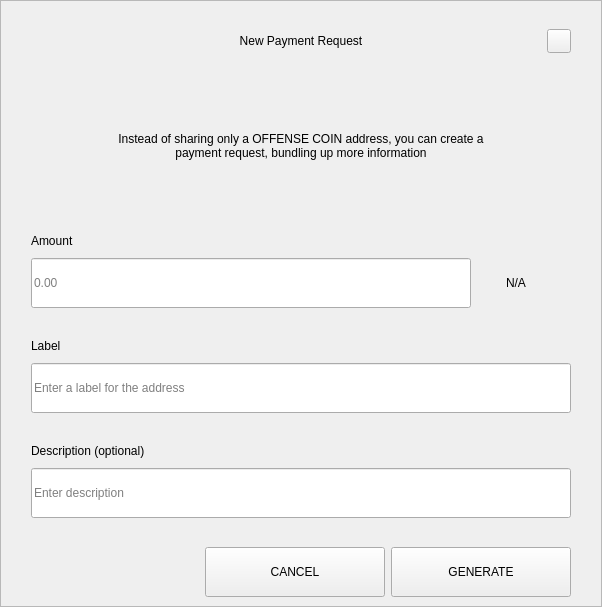
<?xml version="1.0" encoding="UTF-8"?>
<ui version="4.0">
 <class>RequestDialog</class>
 <widget class="QDialog" name="RequestDialog">
  <property name="geometry">
   <rect>
    <x>0</x>
    <y>0</y>
    <width>602</width>
    <height>607</height>
   </rect>
  </property>
  <property name="windowTitle">
   <string notr="true">N/A</string>
  </property>
  <layout class="QVBoxLayout" name="verticalLayout_5">
   <property name="spacing">
    <number>0</number>
   </property>
   <property name="leftMargin">
    <number>0</number>
   </property>
   <property name="topMargin">
    <number>0</number>
   </property>
   <property name="rightMargin">
    <number>0</number>
   </property>
   <property name="bottomMargin">
    <number>0</number>
   </property>
   <item>
    <widget class="QFrame" name="frame">
     <property name="styleSheet">
      <string notr="true"/>
     </property>
     <property name="frameShape">
      <enum>QFrame::StyledPanel</enum>
     </property>
     <property name="frameShadow">
      <enum>QFrame::Raised</enum>
     </property>
     <layout class="QVBoxLayout" name="verticalLayout_4" stretch="1,0,0">
      <property name="spacing">
       <number>0</number>
      </property>
      <property name="leftMargin">
       <number>30</number>
      </property>
      <property name="topMargin">
       <number>20</number>
      </property>
      <property name="rightMargin">
       <number>30</number>
      </property>
      <property name="bottomMargin">
       <number>0</number>
      </property>
      <item>
       <layout class="QHBoxLayout" name="horizontalLayout_3">
        <property name="spacing">
         <number>0</number>
        </property>
        <item>
         <spacer name="horizontalSpacer_21">
          <property name="orientation">
           <enum>Qt::Horizontal</enum>
          </property>
          <property name="sizeHint" stdset="0">
           <size>
            <width>40</width>
            <height>20</height>
           </size>
          </property>
         </spacer>
        </item>
        <item>
         <widget class="QLabel" name="labelTitle">
          <property name="minimumSize">
           <size>
            <width>0</width>
            <height>40</height>
           </size>
          </property>
          <property name="maximumSize">
           <size>
            <width>16777215</width>
            <height>40</height>
           </size>
          </property>
          <property name="styleSheet">
           <string notr="true">padding-left:24px;</string>
          </property>
          <property name="text">
           <string>New Payment Request</string>
          </property>
          <property name="alignment">
           <set>Qt::AlignCenter</set>
          </property>
          <property name="margin">
           <number>7</number>
          </property>
         </widget>
        </item>
        <item>
         <spacer name="horizontalSpacer">
          <property name="orientation">
           <enum>Qt::Horizontal</enum>
          </property>
          <property name="sizeHint" stdset="0">
           <size>
            <width>40</width>
            <height>20</height>
           </size>
          </property>
         </spacer>
        </item>
        <item>
         <widget class="QPushButton" name="btnEsc">
          <property name="minimumSize">
           <size>
            <width>24</width>
            <height>24</height>
           </size>
          </property>
          <property name="maximumSize">
           <size>
            <width>24</width>
            <height>24</height>
           </size>
          </property>
          <property name="focusPolicy">
           <enum>Qt::NoFocus</enum>
          </property>
          <property name="text">
           <string/>
          </property>
         </widget>
        </item>
       </layout>
      </item>
      <item>
       <widget class="QStackedWidget" name="stack">
        <property name="minimumSize">
         <size>
          <width>540</width>
          <height>0</height>
         </size>
        </property>
        <property name="maximumSize">
         <size>
          <width>540</width>
          <height>16777215</height>
         </size>
        </property>
        <property name="currentIndex">
         <number>0</number>
        </property>
        <widget class="QWidget" name="page_1">
         <property name="minimumSize">
          <size>
           <width>540</width>
           <height>0</height>
          </size>
         </property>
         <property name="maximumSize">
          <size>
           <width>540</width>
           <height>16777215</height>
          </size>
         </property>
         <layout class="QVBoxLayout" name="layout1">
          <property name="spacing">
           <number>0</number>
          </property>
          <property name="leftMargin">
           <number>0</number>
          </property>
          <property name="topMargin">
           <number>0</number>
          </property>
          <property name="rightMargin">
           <number>0</number>
          </property>
          <property name="bottomMargin">
           <number>0</number>
          </property>
          <item>
           <spacer name="verticalSpacer_21">
            <property name="orientation">
             <enum>Qt::Vertical</enum>
            </property>
            <property name="sizeType">
             <enum>QSizePolicy::Fixed</enum>
            </property>
            <property name="sizeHint" stdset="0">
             <size>
              <width>20</width>
              <height>30</height>
             </size>
            </property>
           </spacer>
          </item>
          <item alignment="Qt::AlignHCenter">
           <widget class="QLabel" name="labelMessage">
            <property name="minimumSize">
             <size>
              <width>400</width>
              <height>50</height>
             </size>
            </property>
            <property name="text">
             <string>Instead of sharing only a OFFENSE COIN address, you can create a payment request, bundling up more information</string>
            </property>
            <property name="alignment">
             <set>Qt::AlignCenter</set>
            </property>
            <property name="wordWrap">
             <bool>true</bool>
            </property>
           </widget>
          </item>
          <item alignment="Qt::AlignBottom">
           <widget class="QWidget" name="containerAmount" native="true">
            <layout class="QVBoxLayout" name="verticalLayout">
             <property name="spacing">
              <number>9</number>
             </property>
             <property name="leftMargin">
              <number>0</number>
             </property>
             <property name="topMargin">
              <number>0</number>
             </property>
             <property name="rightMargin">
              <number>0</number>
             </property>
             <property name="bottomMargin">
              <number>0</number>
             </property>
             <item>
              <widget class="QLabel" name="labelSubtitleAmount">
               <property name="minimumSize">
                <size>
                 <width>350</width>
                 <height>16</height>
                </size>
               </property>
               <property name="maximumSize">
                <size>
                 <width>16777215</width>
                 <height>16</height>
                </size>
               </property>
               <property name="text">
                <string>Amount</string>
               </property>
              </widget>
             </item>
             <item alignment="Qt::AlignTop">
              <widget class="QWidget" name="layoutAmount" native="true">
               <layout class="QHBoxLayout" name="horizontalLayout" stretch="2,0">
                <property name="spacing">
                 <number>0</number>
                </property>
                <property name="leftMargin">
                 <number>0</number>
                </property>
                <property name="topMargin">
                 <number>0</number>
                </property>
                <property name="rightMargin">
                 <number>0</number>
                </property>
                <property name="bottomMargin">
                 <number>0</number>
                </property>
                <item>
                 <widget class="QLineEdit" name="lineEditAmount">
                  <property name="minimumSize">
                   <size>
                    <width>0</width>
                    <height>50</height>
                   </size>
                  </property>
                  <property name="maximumSize">
                   <size>
                    <width>16777215</width>
                    <height>50</height>
                   </size>
                  </property>
                  <property name="placeholderText">
                   <string notr="true">0.00</string>
                  </property>
                 </widget>
                </item>
                <item>
                 <widget class="QWidget" name="comboContainer" native="true">
                  <property name="minimumSize">
                   <size>
                    <width>100</width>
                    <height>50</height>
                   </size>
                  </property>
                  <property name="maximumSize">
                   <size>
                    <width>16777215</width>
                    <height>50</height>
                   </size>
                  </property>
                  <layout class="QHBoxLayout" name="horizontalLayout_31">
                   <property name="spacing">
                    <number>0</number>
                   </property>
                   <property name="leftMargin">
                    <number>0</number>
                   </property>
                   <property name="topMargin">
                    <number>0</number>
                   </property>
                   <property name="rightMargin">
                    <number>10</number>
                   </property>
                   <property name="bottomMargin">
                    <number>0</number>
                   </property>
                   <item>
                    <widget class="QLabel" name="comboBoxCoin">
                     <property name="text">
                      <string notr="true">N/A</string>
                     </property>
                     <property name="alignment">
                      <set>Qt::AlignCenter</set>
                     </property>
                    </widget>
                   </item>
                  </layout>
                 </widget>
                </item>
               </layout>
              </widget>
             </item>
            </layout>
           </widget>
          </item>
          <item>
           <spacer name="verticalSpacer_31">
            <property name="orientation">
             <enum>Qt::Vertical</enum>
            </property>
            <property name="sizeType">
             <enum>QSizePolicy::Fixed</enum>
            </property>
            <property name="sizeHint" stdset="0">
             <size>
              <width>20</width>
              <height>30</height>
             </size>
            </property>
           </spacer>
          </item>
          <item>
           <layout class="QVBoxLayout" name="verticalLayoutLabel">
            <property name="spacing">
             <number>9</number>
            </property>
            <item>
             <widget class="QLabel" name="labelSubtitleLabel">
              <property name="minimumSize">
               <size>
                <width>0</width>
                <height>16</height>
               </size>
              </property>
              <property name="maximumSize">
               <size>
                <width>16777215</width>
                <height>16</height>
               </size>
              </property>
              <property name="text">
               <string>Label</string>
              </property>
             </widget>
            </item>
            <item>
             <widget class="QLineEdit" name="lineEditLabel">
              <property name="minimumSize">
               <size>
                <width>0</width>
                <height>50</height>
               </size>
              </property>
              <property name="maximumSize">
               <size>
                <width>16777215</width>
                <height>50</height>
               </size>
              </property>
              <property name="placeholderText">
               <string>Enter a label for the address</string>
              </property>
             </widget>
            </item>
           </layout>
          </item>
          <item>
           <spacer name="verticalSpacer_34">
            <property name="orientation">
             <enum>Qt::Vertical</enum>
            </property>
            <property name="sizeType">
             <enum>QSizePolicy::Fixed</enum>
            </property>
            <property name="sizeHint" stdset="0">
             <size>
              <width>20</width>
              <height>30</height>
             </size>
            </property>
           </spacer>
          </item>
          <item>
           <layout class="QVBoxLayout" name="verticalLayoutDescription">
            <property name="spacing">
             <number>9</number>
            </property>
            <item>
             <widget class="QLabel" name="labelSubtitleDescription">
              <property name="minimumSize">
               <size>
                <width>0</width>
                <height>16</height>
               </size>
              </property>
              <property name="maximumSize">
               <size>
                <width>16777215</width>
                <height>16</height>
               </size>
              </property>
              <property name="text">
               <string>Description (optional)</string>
              </property>
             </widget>
            </item>
            <item>
             <widget class="QLineEdit" name="lineEditDescription">
              <property name="minimumSize">
               <size>
                <width>0</width>
                <height>50</height>
               </size>
              </property>
              <property name="maximumSize">
               <size>
                <width>16777215</width>
                <height>50</height>
               </size>
              </property>
              <property name="placeholderText">
               <string>Enter description</string>
              </property>
             </widget>
            </item>
            <item>
             <spacer name="verticalSpacer_4">
              <property name="orientation">
               <enum>Qt::Vertical</enum>
              </property>
              <property name="sizeType">
               <enum>QSizePolicy::Fixed</enum>
              </property>
              <property name="sizeHint" stdset="0">
               <size>
                <width>20</width>
                <height>20</height>
               </size>
              </property>
             </spacer>
            </item>
           </layout>
          </item>
         </layout>
        </widget>
        <widget class="QWidget" name="page_2">
         <layout class="QVBoxLayout" name="layout2">
          <item>
           <spacer name="verticalSpacer_5">
            <property name="orientation">
             <enum>Qt::Vertical</enum>
            </property>
            <property name="sizeType">
             <enum>QSizePolicy::Fixed</enum>
            </property>
            <property name="sizeHint" stdset="0">
             <size>
              <width>20</width>
              <height>50</height>
             </size>
            </property>
           </spacer>
          </item>
          <item alignment="Qt::AlignHCenter">
           <widget class="QLabel" name="labelQrImg">
            <property name="minimumSize">
             <size>
              <width>260</width>
              <height>260</height>
             </size>
            </property>
            <property name="maximumSize">
             <size>
              <width>260</width>
              <height>260</height>
             </size>
            </property>
            <property name="text">
             <string/>
            </property>
            <property name="alignment">
             <set>Qt::AlignCenter</set>
            </property>
           </widget>
          </item>
          <item>
           <spacer name="verticalSpacer_2">
            <property name="orientation">
             <enum>Qt::Vertical</enum>
            </property>
            <property name="sizeType">
             <enum>QSizePolicy::Fixed</enum>
            </property>
            <property name="sizeHint" stdset="0">
             <size>
              <width>20</width>
              <height>30</height>
             </size>
            </property>
           </spacer>
          </item>
          <item alignment="Qt::AlignHCenter">
           <widget class="QLabel" name="labelAddress">
            <property name="text">
             <string notr="true">N/A </string>
            </property>
           </widget>
          </item>
          <item>
           <spacer name="verticalSpacer_32">
            <property name="orientation">
             <enum>Qt::Vertical</enum>
            </property>
            <property name="sizeType">
             <enum>QSizePolicy::Expanding</enum>
            </property>
            <property name="sizeHint" stdset="0">
             <size>
              <width>20</width>
              <height>20</height>
             </size>
            </property>
           </spacer>
          </item>
          <item>
           <layout class="QHBoxLayout" name="horizontal">
            <property name="leftMargin">
             <number>20</number>
            </property>
            <property name="rightMargin">
             <number>20</number>
            </property>
            <property name="bottomMargin">
             <number>20</number>
            </property>
            <item>
             <spacer name="horizontalSpacer_4">
              <property name="orientation">
               <enum>Qt::Horizontal</enum>
              </property>
              <property name="sizeHint" stdset="0">
               <size>
                <width>40</width>
                <height>20</height>
               </size>
              </property>
             </spacer>
            </item>
            <item>
             <widget class="QPushButton" name="btnCopyAddress">
              <property name="minimumSize">
               <size>
                <width>180</width>
                <height>50</height>
               </size>
              </property>
              <property name="text">
               <string>COPY ADDRESS</string>
              </property>
             </widget>
            </item>
            <item>
             <widget class="QPushButton" name="btnCopyUrl">
              <property name="minimumSize">
               <size>
                <width>180</width>
                <height>50</height>
               </size>
              </property>
              <property name="text">
               <string>COPY URL</string>
              </property>
             </widget>
            </item>
            <item>
             <spacer name="horizontalSpacer_2">
              <property name="orientation">
               <enum>Qt::Horizontal</enum>
              </property>
              <property name="sizeHint" stdset="0">
               <size>
                <width>40</width>
                <height>20</height>
               </size>
              </property>
             </spacer>
            </item>
           </layout>
          </item>
         </layout>
        </widget>
       </widget>
      </item>
      <item>
       <widget class="QWidget" name="buttonsStack" native="true">
        <layout class="QHBoxLayout" name="horizontalLayout_5">
         <property name="leftMargin">
          <number>20</number>
         </property>
         <property name="rightMargin">
          <number>0</number>
         </property>
         <item>
          <spacer name="horizontalSpacer_41">
           <property name="orientation">
            <enum>Qt::Horizontal</enum>
           </property>
           <property name="sizeHint" stdset="0">
            <size>
             <width>40</width>
             <height>20</height>
            </size>
           </property>
          </spacer>
         </item>
         <item>
          <widget class="QPushButton" name="btnCancel">
           <property name="minimumSize">
            <size>
             <width>180</width>
             <height>50</height>
            </size>
           </property>
           <property name="focusPolicy">
            <enum>Qt::NoFocus</enum>
           </property>
           <property name="text">
            <string>CANCEL</string>
           </property>
          </widget>
         </item>
         <item>
          <widget class="QPushButton" name="btnSave">
           <property name="minimumSize">
            <size>
             <width>180</width>
             <height>50</height>
            </size>
           </property>
           <property name="focusPolicy">
            <enum>Qt::NoFocus</enum>
           </property>
           <property name="text">
            <string>GENERATE</string>
           </property>
          </widget>
         </item>
        </layout>
       </widget>
      </item>
     </layout>
    </widget>
   </item>
  </layout>
 </widget>
 <resources/>
 <connections/>
</ui>
